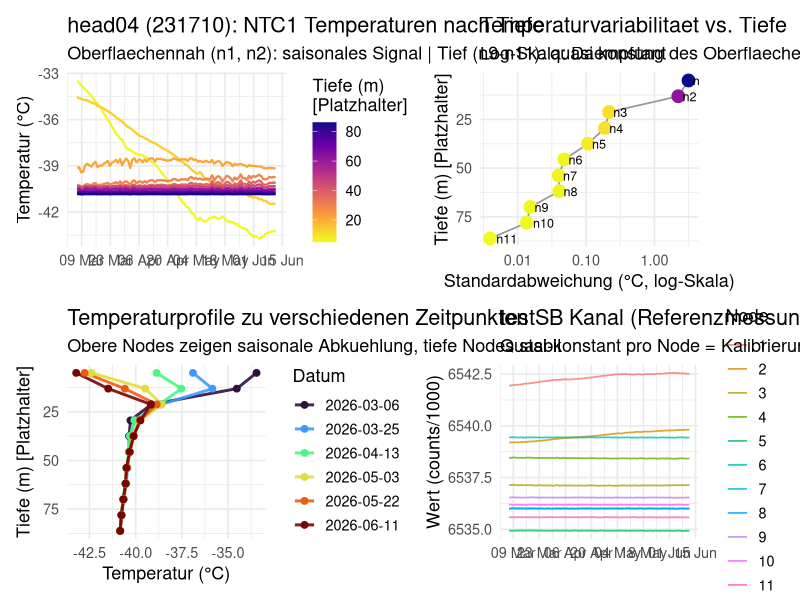
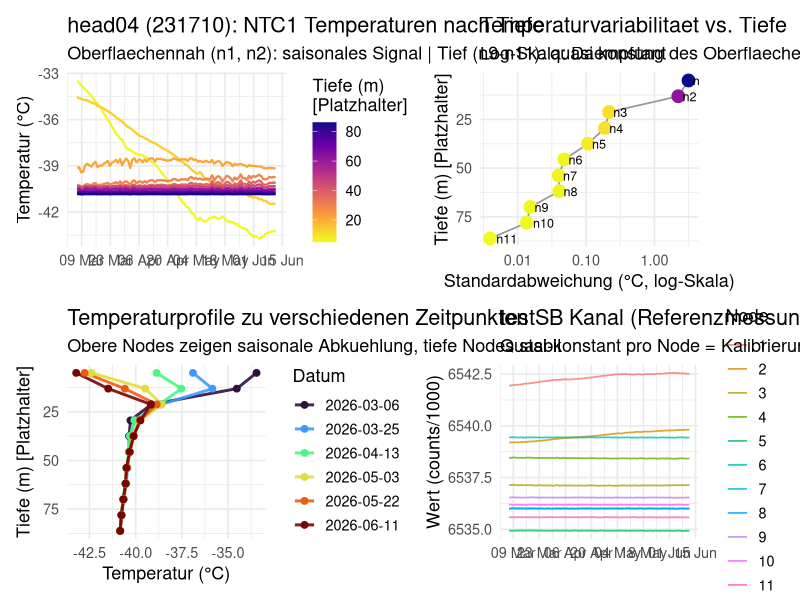

Write R code to recreate these figures, in order.
library(readr)
library(dplyr)
library(tidyr)
library(ggplot2)
library(lubridate)
library(patchwork)

d <- read_csv("./data/decoded_head04_231710.csv", show_col_types = FALSE) |>
  mutate(time_utc = as_datetime(time_utc))

# ---- Node metadata (adjust depths once known) ----
n_nodes <- 11
# Placeholder: evenly spaced 5–200m across 25 total nodes → step ~8.1m
# Only nodes 1–11 decoded due to CSV truncation
depth_step <- (200 - 5) / (25 - 1)
node_depths <- tibble(
  node  = 1:n_nodes,
  depth = round(5 + (1:n_nodes - 1) * depth_step, 1)
)
cat("Assumed depths (placeholder — adjust if known):\n")
print(node_depths)

# ---- Long format NTC1 ----
ntc_long <- d |>
  select(time_utc, matches("^n[0-9]+\\.ntc1_temp_C$")) |>
  pivot_longer(-time_utc, names_to = "sensor", values_to = "temp_C") |>
  mutate(node = as.integer(sub("n(\\d+)\\..*", "\\1", sensor))) |>
  left_join(node_depths, by = "node")

# ---- Plot 1: Time series coloured by depth ----
p1 <- ggplot(ntc_long, aes(time_utc, temp_C,
                            colour = depth, group = node)) +
  geom_line(linewidth = 0.8) +
  scale_colour_viridis_c(option = "plasma", direction = -1,
                         name = "Tiefe (m)\n[Platzhalter]") +
  scale_x_datetime(date_breaks = "2 weeks", date_labels = "%d %b") +
  labs(title = "head04 (231710): NTC1 Temperaturen nach Tiefe",
       subtitle = "Oberflaechennah (n1, n2): saisonales Signal | Tief (n9-n11): quasi konstant",
       x = NULL, y = "Temperatur (°C)") +
  theme_minimal(base_size = 13)

# ---- Plot 2: Depth profiles at selected dates ----
profile_dates <- d |>
  pull(time_utc) |>
  as.Date() |>
  unique() |>
  (\(x) x[seq(1, length(x), length.out = 6)])() |>
  as.character()

profiles <- ntc_long |>
  mutate(date = as.character(as.Date(time_utc))) |>
  filter(date %in% profile_dates)

p2 <- ggplot(profiles, aes(temp_C, depth,
                            colour = date, group = date)) +
  geom_path(linewidth = 1, alpha = 0.9) +
  geom_point(size = 2) +
  scale_y_reverse(name = "Tiefe (m) [Platzhalter]") +
  scale_colour_viridis_d(option = "turbo", name = "Datum") +
  labs(title = "Temperaturprofile zu verschiedenen Zeitpunkten",
       subtitle = "Obere Nodes zeigen saisonale Abkuehlung, tiefe Nodes stabil",
       x = "Temperatur (°C)", y = "Tiefe (m) [Platzhalter]") +
  theme_minimal(base_size = 13)

# ---- Plot 3: Variability vs depth ----
node_stats <- ntc_long |>
  group_by(node, depth) |>
  summarise(mean_T = mean(temp_C, na.rm = TRUE),
            sd_T   = sd(temp_C,   na.rm = TRUE),
            range_T = max(temp_C, na.rm=TRUE) - min(temp_C, na.rm=TRUE),
            .groups = "drop")

p3 <- ggplot(node_stats, aes(sd_T, depth)) +
  geom_path(colour = "grey60", linewidth = 0.6) +
  geom_point(aes(colour = sd_T), size = 4) +
  geom_text(aes(label = paste0("n", node)), hjust = -0.3, size = 3.2) +
  scale_colour_viridis_c(option = "plasma", direction = -1, guide = "none") +
  scale_y_reverse(name = "Tiefe (m) [Platzhalter]") +
  scale_x_log10() +
  labs(title = "Temperaturvariabilitaet vs. Tiefe",
       subtitle = "Log-Skala: Daempfung des Oberflaechensignals mit der Tiefe",
       x = "Standardabweichung (°C, log-Skala)") +
  theme_minimal(base_size = 13)

# ---- testSB: reference channel check ----
sb_long <- d |>
  select(time_utc, matches("testSB")) |>
  pivot_longer(-time_utc, names_to = "sensor", values_to = "value") |>
  mutate(node = as.integer(sub("n(\\d+)\\..*", "\\1", sensor)))

p4 <- ggplot(sb_long, aes(time_utc, value, colour = factor(node), group = node)) +
  geom_line(linewidth = 0.6, alpha = 0.8) +
  scale_x_datetime(date_breaks = "2 weeks", date_labels = "%d %b") +
  labs(title = "testSB Kanal (Referenzmessung)",
       subtitle = "Quasi-konstant pro Node = Kalibrierungsreferenz, kein physikalisches Signal",
       x = NULL, y = "Wert (counts/1000)", colour = "Node") +
  theme_minimal(base_size = 13)

# Save
(p1 | p3) / (p2 | p4)
ggsave("./data/plot_head04.png", width = 16, height = 11, dpi = 150)
cat("Gespeichert: data/plot_head04.png\n")
